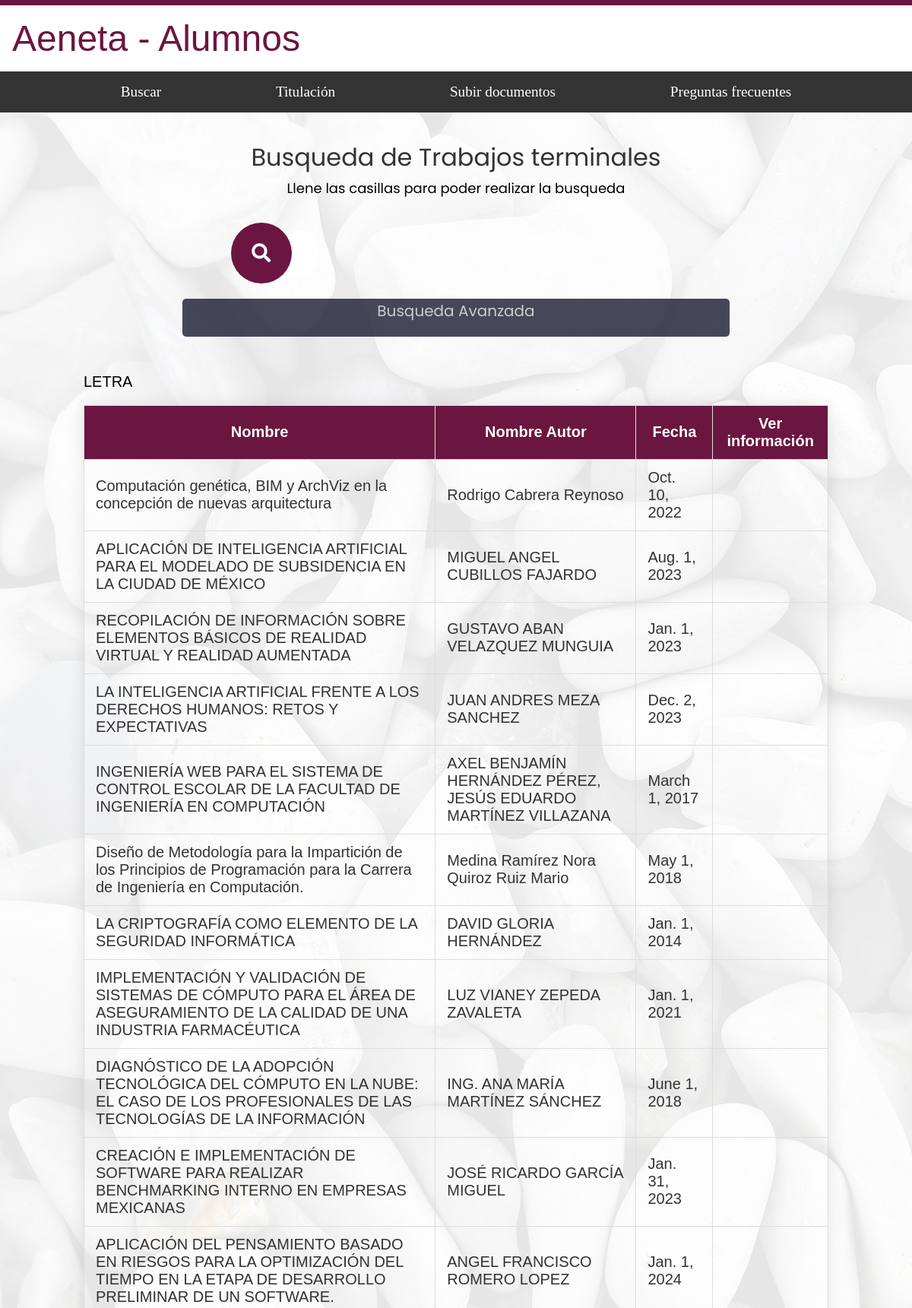
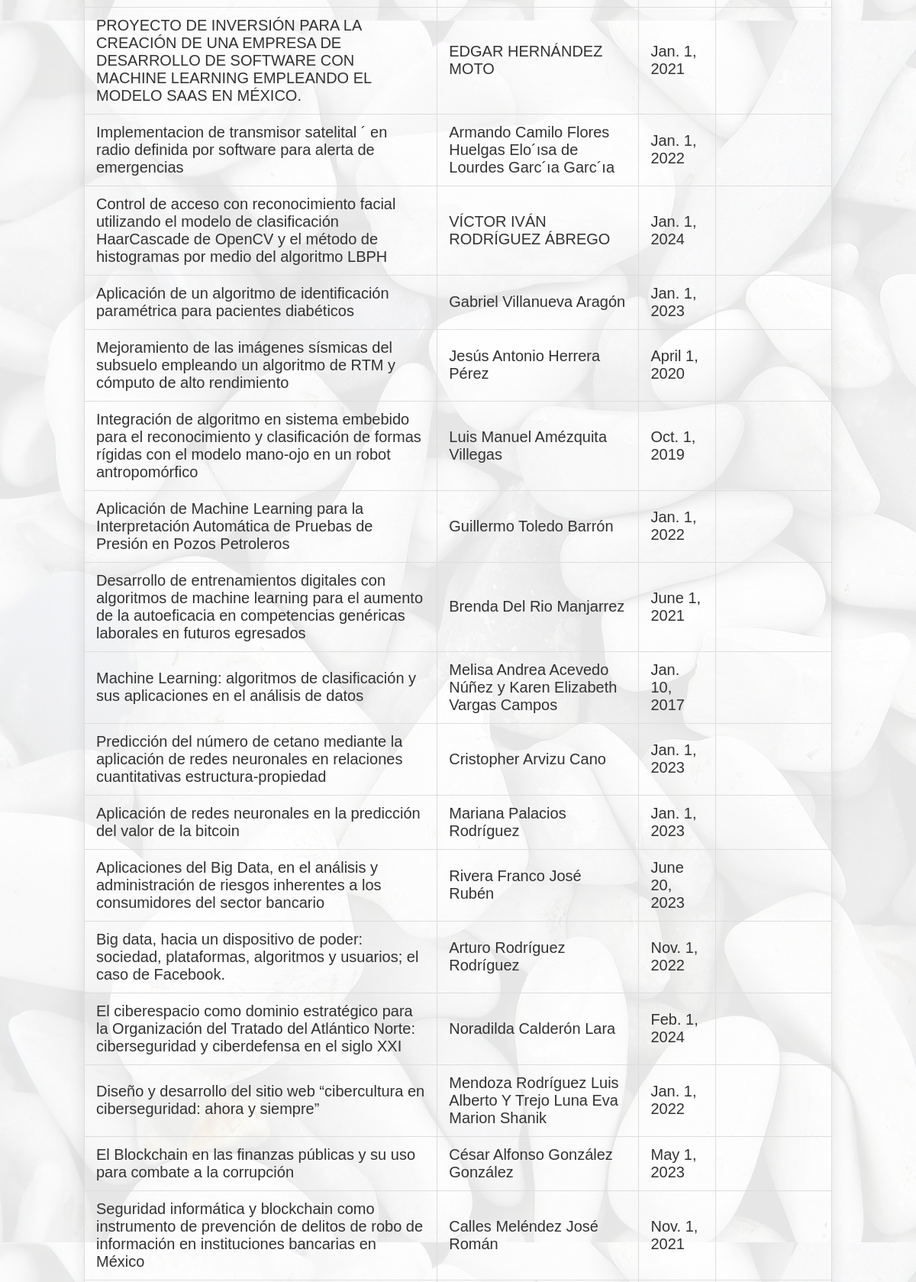
/alumnos/buscar/ (signed in, upper part), run on the app's committed database (2 pictures, top to bottom).
### administracion/models.py (models this page shows, shortened)
class Documento(models.Model):
    TIPO_CHOICES = (
        ('TT', 'Trabajo Terminal'),
        ('AR', 'Artículo'),
        ('TS', 'Tesis'),
        ('OT', 'Otro'),
    )
    nombre = models.CharField(max_length=255)
    resumen = models.TextField()
    palabras_clave = models.CharField(max_length=255)
    nombre_autor = models.CharField(max_length=100)
    sinodales = models.CharField(max_length=255)
    tipo = models.CharField(max_length=2, choices=TIPO_CHOICES)
    fecha_elaboracion = models.DateField()
    convocatoria_titulacion = models.CharField(max_length=100)
    url = models.URLField(blank=True, null=True)  # Hacer el campo opcional

### alumnos/views.py (the view)
# urls.py: path('buscar/', AlumnosBuscar.as_view(), name='buscar'),
class AlumnosBuscar(AlumnoRequiredMixin, TemplateView):
    template_name = 'alumnos/buscar.html'
    def get_context_data(self, **kwargs):
        context = super().get_context_data(**kwargs)
        context['trabajos'] = Documento.objects.all()
        return context

### alumnos/mixins.py (called while the page is built)
    def dispatch(self, request, *args, **kwargs):
        if not request.user.is_authenticated:
            return self.handle_no_permission()
        if not request.user.is_alumno:
            messages.error(request, 'No tienes permiso para ver esta página.')
            return redirect('nombre_de_la_url_por_defecto')
        return super().dispatch(request, *args, **kwargs)

### alumnos/templates/alumnos/buscar.html (shortened to what this page needs)
{% extends "base_generic_alumnos.html" %}
{% block content %}
<link rel="stylesheet" href="https://use.fontawesome.com/releases/v5.6.3/css/all.css">
<div id="fondo">
  <div class="contenedor_principal letra_texto">
    <div class="body_busqueda">
      <div class="titulo">
        <h1 id="title">Busqueda de Trabajos terminales</h1>
        <p id="description"> Llene las casillas para poder realizar la busqueda </p>
      </div>
      <div class="Barra_de_busqueda">
        <input type="text" id="LaBarrita" placeholder="Palabras Clave">
        <div class="busc4r">
          <i class="fa fa-search"></i>
        </div>
      </div>
      <div class="Inicial">
        <div class="BA">
        <p id="BusAva"> Busqueda Avanzada </p>
        </div>
      </div>
      <br>
    </div>
    <div>
      <p class="letra_texto"> LETRA</p>
      <table>
        <thead>
          <tr>
            <th>Nombre</th>
            <th>Nombre Autor</th>
            <th>Fecha</th>
            <th>Ver información</th>
          </tr>
        </thead>
        <tbody>
          {% for trabajo in trabajos %}
          <tr>
            <td>{{ trabajo.nombre }}</td>
            <td>{{ trabajo.nombre_autor }}</td>
            <td>{{ trabajo.fecha_elaboracion }}</td>
            <td><a href="{% url 'alumnos:ver_trabajo' trabajo.id %}"></a></td>
          </tr>
          {% endfor %}
        </tbody>
      </table>
    </div>
  </div>
</div>
{% endblock %}

### alumnos/static/styles/base_alumnos.css (style rules this page uses)
html { margin: 0; padding: 0; overflow-x: hidden; box-sizing: border-box; }
.header-flex-container, #fondo, footer { width: 100%; max-width: 100%; box-sizing: border-box; }
body { margin: 0; padding: 0; min-height: 100vh; display: flex; flex-direction: column; }
.header-flex-container, #fondo, footer { width: 100%; }
#fondo { position: relative; flex: 1; display: flex; flex-direction: column; justify-content: center; }
#fondo::before { content: ''; background-image: url('/static/image_alumnos/fondo_alumnos.jpg'); opacity: 0.1; top: 0; left: 0; bottom: 0; right: 0; position: absolute; z-index: -1; }
.contenedor_principal { position: relative; margin: auto; width: 85%; z-index: 2; padding: 10px; overflow: hidden; }
.letra_texto { font-family: sans-serif; color: black; font-size: 20px; text-align: justify; }

### alumnos/static/styles/estatus_titulacion.css (style rules this page uses)
*, *::before, *::after { margin: 0; padding: 0; box-sizing: border-box; }

### alumnos/static/styles/subir_documento.css (style rules this page uses)
.contenedor_principal { position: relative; margin: auto; width: 85%; z-index: 2; padding: 10px; }
.letra_texto { font-family: sans-serif; color: black; font-size: 20px; text-align: justify; }
input[type="text"], input[type="date"], input[type="file"], select, textarea { width: 95%; padding: 10px; margin-bottom: 20px; border: 1px solid #ccc; border-radius: 4px; }

### alumnos/static/styles/busqueda_simple_alumno.css (style rules this page uses)
* { box-sizing: border-box; }
.body_busqueda { font-family: 'Poppins', sans-serif; font-size: 1rem; font-weight: 400; line-height: 1.4; color: #f3f3f3; margin: 20px; }
#title { font-weight: 400; line-height: 1.2; text-align: center; }
#description { text-align: center; font-size: 1.125rem; color: #000000; }
#BusAva { text-align: center; font-size: 1.25rem; color: #ccc; }
#title, #description { margin-top: 0; margin-bottom: 0.5rem; }
.Inicial { position: relative; }
.BA { margin: auto; position: relative; font-family: inherit; font-size: inherit; line-height: inherit; width: 720px; height: 50px; border-radius: 5px; background: rgba(27, 27, 50, 0.8); cursor: pointer; }
.titulo { padding: 0 0.625rem; margin-bottom: 1.875rem; }
.Barra_de_busqueda { position: relative; left: 25%; width: 50%; padding: 10px; }
#LaBarrita { outline: none; box-sizing: border-box; height: 60px; width: 0px; padding: 0 20px; color: #000000; border-radius: 50px; font-size: 20px; border: 1px solid transparent; transition: all 0.7s ease; }
#LaBarrita::placeholder { color: #495057; }
.busc4r { position: absolute; right: 96%; top: 0; width: 80px; height: 80px; background: #6b1640; line-height: 80px; border-radius: 50%; text-align: center; cursor: pointer; transition: .5s; }
.busc4r i { font-size: 25px; color: white; line-height: 80px; transition: all .7s ease; }

### alumnos/static/styles/calendario_titulacion_alumnos.css (style rules this page uses)
h1 { text-align: center; color: #333; }
table { width: 100%; border-collapse: collapse; box-shadow: 0 0 20px rgba(0,0,0,0.1); }
th, td { padding: 12px 15px; border: 1px solid #ddd; text-align: justify; }
th { background-color: #6b1640; color: #ffffff; }
th { text-align: center; }
td { text-align:left; color: #333; }

### alumnos/static/styles/ver_trabajo_alumno.css (style rules this page uses)
.contenedor_principal { padding: 20px; }
.contenedor_principal p { margin-bottom: 15px; line-height: 1.6; }

### data on the page
Documento: nombre "Computación genética, BIM y ArchViz en la concepción de nuevas arquitectura", nombre_autor "Rodrigo Cabrera Reynoso", fecha_elaboracion "Oct. 10, 2022"
Documento: nombre "APLICACIÓN DE INTELIGENCIA ARTIFICIAL PARA EL MODELADO DE SUBSIDENCIA EN LA CIUDAD DE MÉXICO", nombre_autor "MIGUEL ANGEL CUBILLOS FAJARDO", fecha_elaboracion "Aug. 1, 2023"
Documento: nombre "RECOPILACIÓN DE INFORMACIÓN SOBRE ELEMENTOS BÁSICOS DE REALIDAD VIRTUAL Y REALIDAD AUMENTADA", nombre_autor "GUSTAVO ABAN VELAZQUEZ MUNGUIA", fecha_elaboracion "Jan. 1, 2023"
Documento: nombre "LA INTELIGENCIA ARTIFICIAL FRENTE A LOS DERECHOS HUMANOS: RETOS Y EXPECTATIVAS", nombre_autor "JUAN ANDRES MEZA SANCHEZ", fecha_elaboracion "Dec. 2, 2023"
Documento: nombre "INGENIERÍA WEB PARA EL SISTEMA DE CONTROL ESCOLAR DE LA FACULTAD DE INGENIERÍA EN COMPUTACIÓN", nombre_autor "AXEL BENJAMÍN HERNÁNDEZ PÉREZ, JESÚS EDUARDO MARTÍNEZ VILLAZANA", fecha_elaboracion "March 1, 2017"
Documento: nombre "Diseño de Metodología para la Impartición de los Principios de Programación para la Carrera de Ingeniería en Computación.", nombre_autor "Medina Ramírez Nora Quiroz Ruiz Mario", fecha_elaboracion "May 1, 2018"
Documento: nombre "LA CRIPTOGRAFÍA COMO ELEMENTO DE LA SEGURIDAD INFORMÁTICA", nombre_autor "DAVID GLORIA HERNÁNDEZ", fecha_elaboracion "Jan. 1, 2014"
Documento: nombre "IMPLEMENTACIÓN Y VALIDACIÓN DE SISTEMAS DE CÓMPUTO PARA EL ÁREA DE ASEGURAMIENTO DE LA CALIDAD DE UNA INDUSTRIA FARMACÉUTICA", nombre_autor "LUZ VIANEY ZEPEDA ZAVALETA", fecha_elaboracion "Jan. 1, 2021"
Documento: nombre "DIAGNÓSTICO DE LA ADOPCIÓN TECNOLÓGICA DEL CÓMPUTO EN LA NUBE: EL CASO DE LOS PROFESIONALES DE LAS TECNOLOGÍAS DE LA INFORMACIÓN", nombre_autor "ING. ANA MARÍA MARTÍNEZ SÁNCHEZ", fecha_elaboracion "June 1, 2018"
Documento: nombre "CREACIÓN E IMPLEMENTACIÓN DE SOFTWARE PARA REALIZAR BENCHMARKING INTERNO EN EMPRESAS MEXICANAS", nombre_autor "JOSÉ RICARDO GARCÍA MIGUEL", fecha_elaboracion "Jan. 31, 2023"
Documento: nombre "APLICACIÓN DEL PENSAMIENTO BASADO EN RIESGOS PARA LA OPTIMIZACIÓN DEL TIEMPO EN LA ETAPA DE DESARROLLO PRELIMINAR DE UN SOFTWARE.", nombre_autor "ANGEL FRANCISCO ROMERO LOPEZ", fecha_elaboracion "Jan. 1, 2024"
Documento: nombre "PROYECTO DE INVERSIÓN PARA LA CREACIÓN DE UNA EMPRESA DE DESARROLLO DE SOFTWARE CON MACHINE LEARNING EMPLEANDO EL MODELO SAAS EN MÉXICO.", nombre_autor "EDGAR HERNÁNDEZ MOTO", fecha_elaboracion "Jan. 1, 2021"
Documento: nombre "Implementacion de transmisor satelital ´ en radio definida por software para alerta de emergencias", nombre_autor "Armando Camilo Flores Huelgas Elo´ısa de Lourdes Garc´ıa Garc´ıa", fecha_elaboracion "Jan. 1, 2022"
Documento: nombre "Control de acceso con reconocimiento facial utilizando el modelo de clasificación HaarCascade de OpenCV y el método de histogramas por medio del algoritmo LBPH", nombre_autor "VÍCTOR IVÁN RODRÍGUEZ ÁBREGO", fecha_elaboracion "Jan. 1, 2024"
Documento: nombre "Aplicación de un algoritmo de identificación paramétrica para pacientes diabéticos", nombre_autor "Gabriel Villanueva Aragón", fecha_elaboracion "Jan. 1, 2023"
Documento: nombre "Mejoramiento de las imágenes sísmicas del subsuelo empleando un algoritmo de RTM y cómputo de alto rendimiento", nombre_autor "Jesús Antonio Herrera Pérez", fecha_elaboracion "April 1, 2020"
Documento: nombre "Integración de algoritmo en sistema embebido para el reconocimiento y clasificación de formas rígidas con el modelo mano-ojo en un robot antropomórfico", nombre_autor "Luis Manuel Amézquita Villegas", fecha_elaboracion "Oct. 1, 2019"
Documento: nombre "Aplicación de Machine Learning para la Interpretación Automática de Pruebas de Presión en Pozos Petroleros", nombre_autor "Guillermo Toledo Barrón", fecha_elaboracion "Jan. 1, 2022"
Documento: nombre "Desarrollo de entrenamientos digitales con algoritmos de machine learning para el aumento de la autoeficacia en competencias genéricas laborales en futuros egresados", nombre_autor "Brenda Del Rio Manjarrez", fecha_elaboracion "June 1, 2021"
Documento: nombre "Machine Learning: algoritmos de clasificación y sus aplicaciones en el análisis de datos", nombre_autor "Melisa Andrea Acevedo Núñez y Karen Elizabeth Vargas Campos", fecha_elaboracion "Jan. 10, 2017"
Documento: nombre "Predicción del número de cetano mediante la aplicación de redes neuronales en relaciones cuantitativas estructura-propiedad", nombre_autor "Cristopher Arvizu Cano", fecha_elaboracion "Jan. 1, 2023"
Documento: nombre "Aplicación de redes neuronales en la predicción del valor de la bitcoin", nombre_autor "Mariana Palacios Rodríguez", fecha_elaboracion "Jan. 1, 2023"
Documento: nombre "Aplicaciones del Big Data, en el análisis y administración de riesgos inherentes a los consumidores del sector bancario", nombre_autor "Rivera Franco José Rubén", fecha_elaboracion "June 20, 2023"
Documento: nombre "Big data, hacia un dispositivo de poder: sociedad, plataformas, algoritmos y usuarios; el caso de Facebook.", nombre_autor "Arturo Rodríguez Rodríguez", fecha_elaboracion "Nov. 1, 2022"
Documento: nombre "El ciberespacio como dominio estratégico para la Organización del Tratado del Atlántico Norte: ciberseguridad y ciberdefensa en el siglo XXI", nombre_autor "Noradilda Calderón Lara", fecha_elaboracion "Feb. 1, 2024"
Documento: nombre "Diseño y desarrollo del sitio web “cibercultura en ciberseguridad: ahora y siempre”", nombre_autor "Mendoza Rodríguez Luis Alberto Y Trejo Luna Eva Marion Shanik", fecha_elaboracion "Jan. 1, 2022"
Documento: nombre "El Blockchain en las finanzas públicas y su uso para combate a la corrupción", nombre_autor "César Alfonso González González", fecha_elaboracion "May 1, 2023"
Documento: nombre "Seguridad informática y blockchain como instrumento de prevención de delitos de robo de información en instituciones bancarias en México", nombre_autor "Calles Meléndez José Román", fecha_elaboracion "Nov. 1, 2021"
